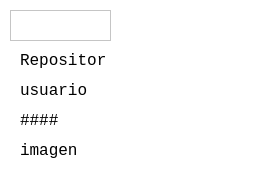
   <widget class="QWidget" name="widgetquenoseve" native="true">
    <property name="geometry">
     <rect>
      <x>600</x>
      <y>70</y>
      <width>261</width>
      <height>171</height>
     </rect>
    </property>
    <property name="styleSheet">
     <string notr="true">background-color: rgb(255, 255, 255);</string>
    </property>
    <widget class="QPlainTextEdit" name="nomostrar">
     <property name="geometry">
      <rect>
       <x>10</x>
       <y>10</y>
       <width>101</width>
       <height>31</height>
      </rect>
     </property>
     <property name="font">
      <font>
       <family>Courier New</family>
       <pointsize>12</pointsize>
      </font>
     </property>
     <property name="readOnly">
      <bool>true</bool>
     </property>
    </widget>
    <widget class="QLabel" name="cargonover">
     <property name="geometry">
      <rect>
       <x>20</x>
       <y>50</y>
       <width>141</width>
       <height>21</height>
      </rect>
     </property>
     <property name="font">
      <font>
       <family>Courier New</family>
       <pointsize>12</pointsize>
      </font>
     </property>
     <property name="text">
      <string>Repositor</string>
     </property>
    </widget>
    <widget class="QLabel" name="lebelcontra">
     <property name="geometry">
      <rect>
       <x>20</x>
       <y>80</y>
       <width>141</width>
       <height>21</height>
      </rect>
     </property>
     <property name="font">
      <font>
       <family>Courier New</family>
       <pointsize>12</pointsize>
      </font>
     </property>
     <property name="text">
      <string>usuario</string>
     </property>
    </widget>
    <widget class="QLabel" name="textidcajero">
     <property name="geometry">
      <rect>
       <x>20</x>
       <y>110</y>
       <width>141</width>
       <height>21</height>
      </rect>
     </property>
     <property name="font">
      <font>
       <family>Courier New</family>
       <pointsize>12</pointsize>
      </font>
     </property>
     <property name="text">
      <string>####</string>
     </property>
    </widget>
    <widget class="QLabel" name="imagencajero">
     <property name="geometry">
      <rect>
       <x>20</x>
       <y>140</y>
       <width>141</width>
       <height>21</height>
      </rect>
     </property>
     <property name="font">
      <font>
       <family>Courier New</family>
       <pointsize>12</pointsize>
      </font>
     </property>
     <property name="text">
      <string>imagen</string>
     </property>
    </widget>
   </widget>
